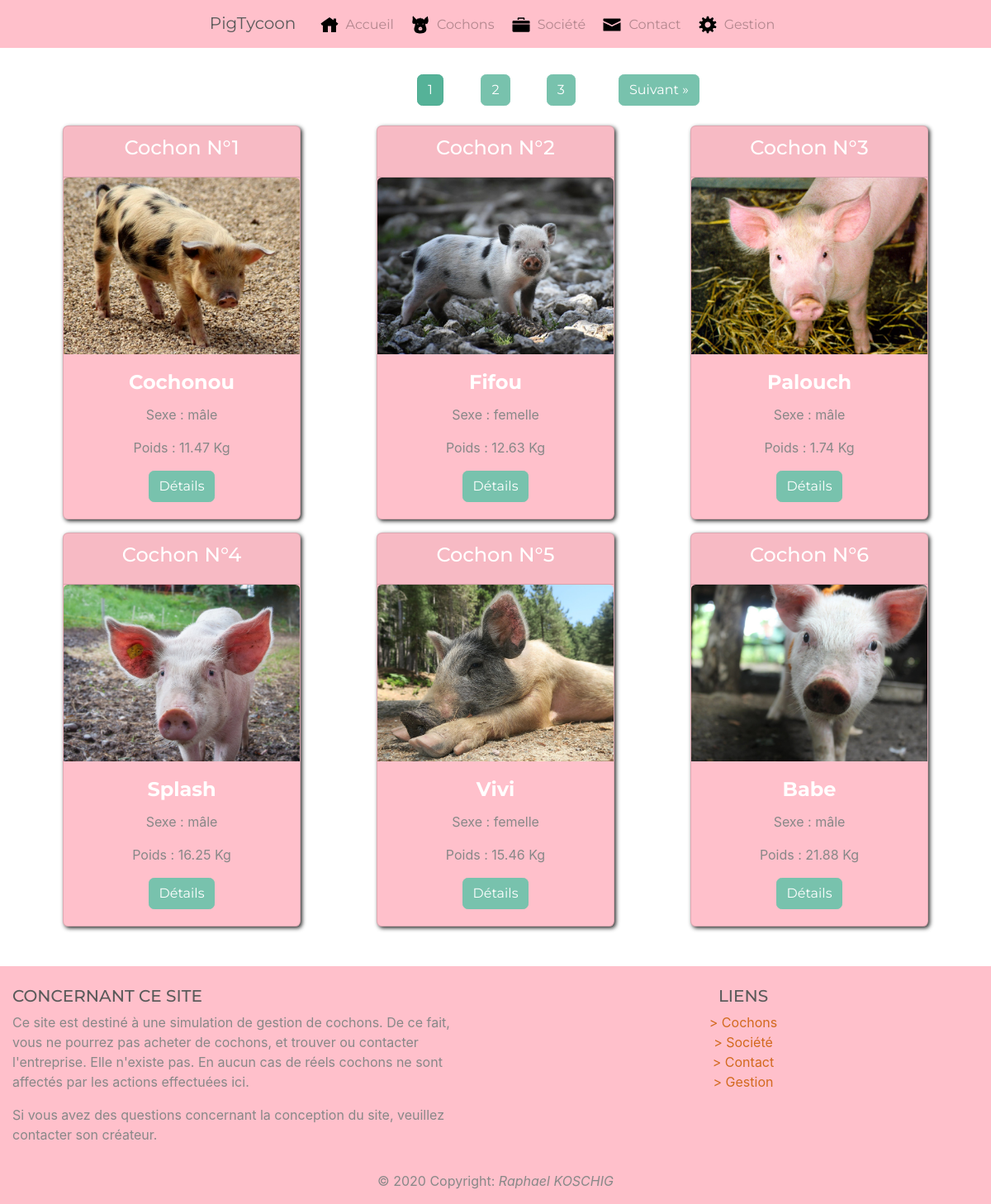
The page /index.php?action=listPigs&page=1 on the database as committed earlier.
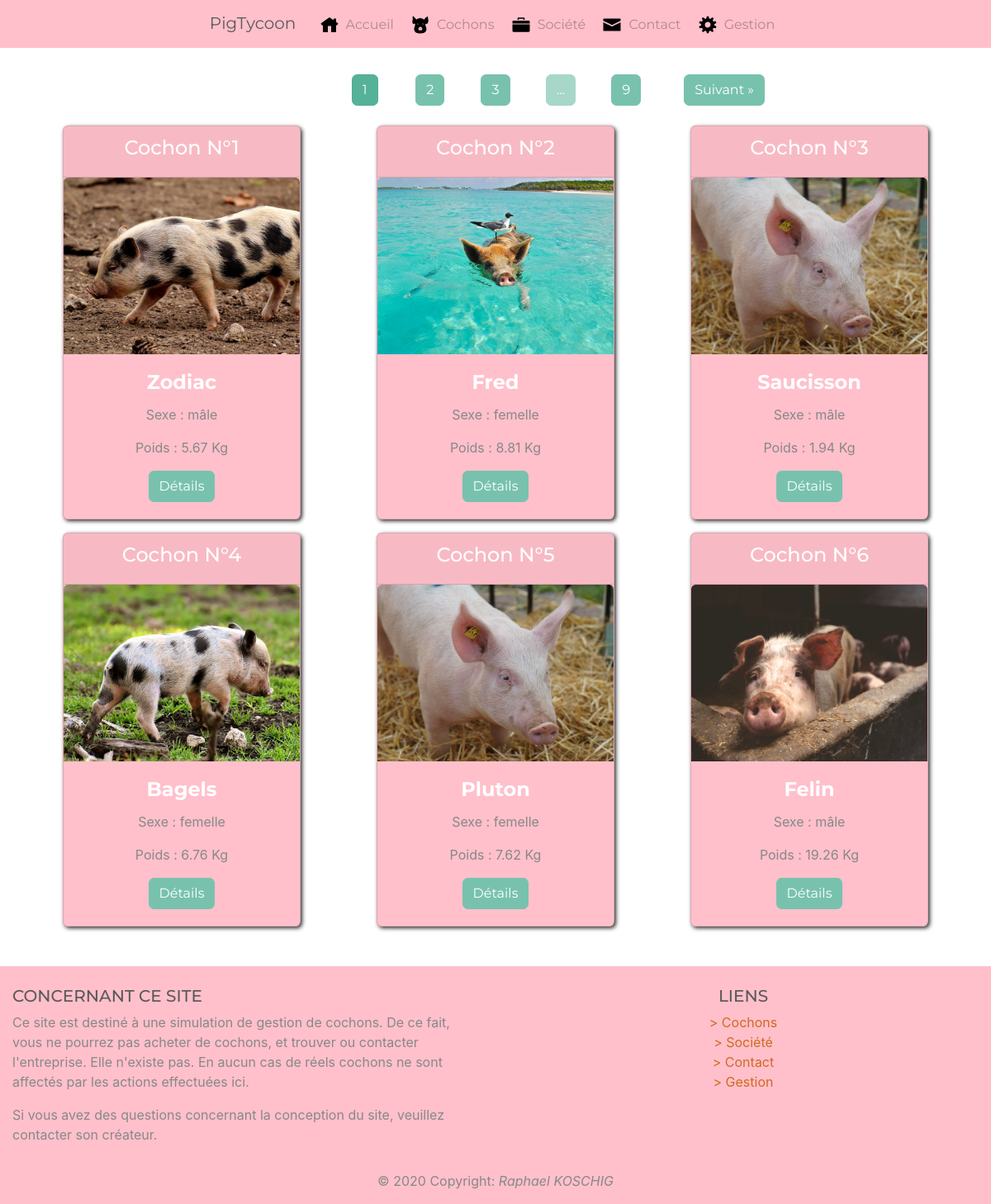
The same page on the database as committed later.
### tables this page shows
CREATE TABLE IF NOT EXISTS `pig` (
  `id_pig` int(11) NOT NULL AUTO_INCREMENT,
  `name_pig` varchar(100) NOT NULL,
  `sex_pig` tinyint(4) NOT NULL,
  `weight_pig` decimal(7,3) NOT NULL,
  `mother_pig` int(11) DEFAULT NULL,
  `father_pig` int(11) DEFAULT NULL,
  `birthdate_pig` datetime DEFAULT NULL,
  `deathdate_pig` datetime DEFAULT NULL,
  `state_pig` tinyint(4) NOT NULL DEFAULT '1',
  `thumbnail_pig` int(11) NOT NULL,
  `updated_at_pig` datetime DEFAULT NULL,
  PRIMARY KEY (`id_pig`),
  KEY `fk_pig_thumbnail` (`thumbnail_pig`)
);

CREATE TABLE IF NOT EXISTS `photo` (
  `id_photo` int(11) NOT NULL AUTO_INCREMENT,
  `name_photo` varchar(30) NOT NULL,
  PRIMARY KEY (`id_photo`)
);

CREATE TABLE IF NOT EXISTS `sex` (
  `id_sex` int(11) NOT NULL,
  `type_sex` varchar(100) NOT NULL,
  PRIMARY KEY (`id_sex`)
);

### controllers/frontoffice.php (called while the page is built, shortened)
<?php
require_once('models/Manager.php');
require_once('models/PigManager.php');
function listPigs()
{
    $numpage = (!empty($_GET['page']) ? $_GET['page'] : 1);
    $limite = 6;
    $debut = ($numpage - 1) * $limite;
    $pigManager = new PigManager;
    if (isset($_POST['selectSex']) && isset($_POST['selectWeight']) && $_POST['selectSex'] != null && $_POST['selectWeight'] != null) {
        $sex = $_POST['selectSex'];
        $weight = $_POST['selectWeight'];
        $pigs = $pigManager->getPageOf6PigsSorted($_POST['selectSex'], $_POST['selectWeight'], $debut, $limite);
        $pigtest = ($pigManager->getNumberOfPigsSorted($_POST['selectSex'], $_POST['selectWeight']))['total_alive_pigs'];
        $pageLimite = (($pigManager->getNumberOfPigsSorted($_POST['selectSex'], $_POST['selectWeight']))['total_alive_pigs'] / $limite);
    } else {
        $pigs = $pigManager->getPageOf6Pigs($debut, $limite);
        $pageLimite = (($pigManager->getNumberOfPigs())['total_alive_pigs'] / $limite);
    }
    require('views/frontoffice/listPigs.php');
}

### models/Manager.php (called while the page is built)
<?php
class Manager
{
    protected function dbConnect()
    {
        $db = new PDO('mysql:host=localhost;dbname=pigtycoon;charset=utf8', 'root', '');
        return $db;
    }
}

### models/PigManager.php (called while the page is built, shortened)
<?php
class PigManager extends Manager
{
    private $db;
    public function __construct()
    {
        $this->db = $this->dbConnect();
    }
    function getPageOf6Pigs($debut, $limite)
    {
        $req = $this->db->prepare('SELECT
                           id_pig, name_pig, type_sex,
                           weight_pig, mother_pig, father_pig,
                           DATE_FORMAT(birthdate_pig, \'%d/%m/%Y à %Hh%imin\') AS birthdate_pig,
                           DATE_FORMAT(deathdate_pig, \'%d/%m/%Y à %Hh%imin\'),
                           state_pig, name_photo
                           FROM pig
                           LEFT JOIN photo
                           ON photo.id_photo = pig.thumbnail_pig
                           LEFT JOIN sex
                           ON pig.sex_pig = sex.id_sex
                           WHERE state_pig = 1
                           ORDER BY id_pig
                           LIMIT :debut, :limite;');
        $req->bindValue('debut', $debut, PDO::PARAM_INT);
        $req->bindValue('limite', $limite, PDO::PARAM_INT);
        $req->execute();
        return $req;
    }
    function getNumberOfPigs()
    {
        $req = $this->db->query('SELECT
                           COUNT(*) AS total_alive_pigs
                           FROM pig
                           WHERE state_pig = 1;');
        $row = $req->fetch();
        return $row;
    }
}

### views/frontoffice/listPigs.php (the view, shortened to what this page needs)
<div class="container container-basic">
    <?php require('views/components/listPigs/paginator.php'); ?>
    <div class="row row-cols-1 row-cols-md-3 row-cols-lg-3 row-cols-xl-3 justify-content-center">
        <?php
        while ($pig = $pigs->fetch()) {
        ?>
            <div class="col d-flex justify-content-center">
                <div class="card text-white bg-primary mb-3" style="max-width: 18rem;">
                    <div class="card-header text-center">
                        <h4>Cochon N°<?= $pig['id_pig'] ?></h4>
                    </div>
                    <img src="./public/images/photos/<?= $pig['name_photo'] ?>" class="card-img-top" alt="...">
                    <div class="card-body text-center">
                        <h4 class="card-title"><b><?= htmlspecialchars($pig['name_pig']) ?></b></h4>
                        <p class="card-text text-muted">Sexe : <?= $pig['type_sex'] ?></p>
                        <p class="card-text text-muted">Poids : <?= round($pig['weight_pig'], 2) ?> Kg</p>
                        <a href="<?php echo ("index.php?action=pig&id=" . $pig['id_pig']) ?>" class="btn btn-primary">Détails</a>
                    </div>
                </div>
            </div>
        <?php
        }
        ?>
    </div>
</div>
<?php $content = ob_get_clean(); ?>
<?php require('template.php'); ?>

### index.php (shortened to what this page needs)
<?php
require('controllers/frontoffice.php');
try {
    if (isset($_GET['action'])) {
        if ($_GET['action'] == 'listPigs') {
            listPigs();
        }
    }
    else {
        home();
    }
}
catch(Exception $e) {
    echo 'Erreur : ' . $e->getMessage();
}

### views/components/listPigs/paginator.php (shortened to what this page needs)
<?php
function createPagination($numberPage, $actualPage, $weight, $sex){
    if ($numberPage == $actualPage) {
        $active = "active";
    } else {
        $active = "";
    }
    echo
    '<div class="col col-1">
        <ul class="pagination">
            <li class="page-item">
                <form action="index.php?action=listPigs&page='.$numberPage.'" method="post">
                    <input type="hidden" name="selectWeight" value="'.$weight.'" />
                    <input type="hidden" name="selectSex" value="'.$sex.'" />
                    <button type="submit" class="btn btn-primary mb-2 '.$active.'">'.$numberPage.'</button>
                </form>
            </li>
        </ul>
    </div>';
};
function createDisabledPagination(){
    echo
    '<div class="col col-1">
        <ul class="pagination">
            <li class="page-item">
                <form action="" method="post">
                    <button type="submit" class="btn btn-primary mb-2" disabled>...</button>
                </form>
            </li>
        </ul>
    </div>';
}
?>
<div class="row justify-content-center">
    <div class="col col-10">
        <div class="row justify-content-center">
            <div class="col col-2">
            </div>
            <?php
            if (ceil($pageLimite) > 5) {
                createPagination(1, $numpage, $weight, $sex);
                if ($numpage == 1) {
                    createDisabledPagination();
                }
                elseif ($numpage == 2) {
                    createPagination(2, $numpage, $weight, $sex);
                    createPagination(3, $numpage, $weight, $sex);
                    createDisabledPagination();
                }
                elseif ($numpage == 3) {
                    createPagination(2, $numpage, $weight, $sex);
                    createPagination(3, $numpage, $weight, $sex);
                    createPagination(4, $numpage, $weight, $sex);
                    createDisabledPagination();
                }
                elseif ($numpage == ceil($pageLimite) - 2) {
                    createDisabledPagination();
                    createPagination(ceil($pageLimite)-3, $numpage, $weight, $sex);
                    createPagination(ceil($pageLimite)-2, $numpage, $weight, $sex);
                    createPagination(ceil($pageLimite)-1, $numpage, $weight, $sex);
                }
                elseif ($numpage == ceil($pageLimite) - 1) {
                    createDisabledPagination();
                    createPagination(ceil($pageLimite)-2, $numpage, $weight, $sex);
                    createPagination(ceil($pageLimite)-1, $numpage, $weight, $sex);
                }
                elseif ($numpage == ceil($pageLimite)) {
                    createDisabledPagination();
                    createPagination(ceil($pageLimite)-2, $numpage, $weight, $sex);
                    createPagination(ceil($pageLimite)-1, $numpage, $weight, $sex);
                }
                elseif (ceil($pageLimite) > 3) {
                    createDisabledPagination();
                    createPagination($numpage - 1, $numpage, $weight, $sex);
                    createPagination($numpage, $numpage, $weight, $sex);
                    createPagination($numpage + 1, $numpage, $weight, $sex);
                    createDisabledPagination();
                }
                if (ceil($pageLimite) != 1) {
                createPagination(ceil($pageLimite), $numpage, $weight, $sex);
                }
            } else {
                for ($i=1; $i <= ceil($pageLimite); $i++) {
                    createPagination($i, $numpage, $weight, $sex);
                }
            }
 ?>
            <div class="col col-2">
                <ul class="pagination">
                    <?php if ($numpage < $pageLimite) { ?>
                        <li class="page-item">
                            <form action="index.php?action=listPigs&page=<?php echo ($numpage + 1); ?>" method="post">
                                <button type="submit" class="btn btn-primary mb-2" id="">Suivant &raquo;</button>
                            </form>
                        </li>
                    <?php } ?>
                </ul>
            </div>
        </div>
    </div>
</div>

### views/frontoffice/template.php (shortened to what this page needs)
<!DOCTYPE html>
<html lang="fr">
<head>
    <link rel="stylesheet" href="public/css/bootstrap.css">
    <link rel="stylesheet" href="public/css/style.css">
    <link rel="stylesheet" href="//code.jquery.com/ui/1.12.1/themes/base/jquery-ui.css">
    <link rel="stylesheet" href="public/js/colorbox-master/example1/colorbox.css">
    <link rel="stylesheet" type="text/css" href="https://cdn.datatables.net/v/bs4/dt-1.10.20/datatables.min.css" />
    <link rel="stylesheet" href="public/js/image-picker/image-picker.css">
</head>
<body>
<div class="content">
<header>
    <?php require('views/components/header.php'); ?>
</header>
    <?= $content ?>
</div>
    <footer class="footer bg-primary pt-4">
    <?php require('views/components/footer.php'); ?>
</footer>
</body>
</html>

### views/components/header.php (shortened to what this page needs)
<div id="mainmenu">
  <nav class="navbar navbar-expand-lg navbar-light bg-primary justify-content-between">
    <div class="collapse navbar-collapse text-center" id="navbarSupportedContent">
      <ul class="navbar-nav">
      <a class="navbar-brand" href="index.php">PigTycoon</a>
        <li class="nav-item">
          <a class="nav-link" href="index.php"><img src="./public/images/icons/home.svg" alt="icône accueil" class="navbar-icons">Accueil</a>
        </li>
        <li class="nav-item">
          <a class="nav-link" href="index.php?action=listPigs"><img src="./public/images/icons/pig.svg" alt="icône cochon" class="navbar-icons">Cochons</a>
        </li>
        <li class="nav-item">
          <a class="nav-link" href="index.php?action=society"><img src="./public/images/icons/briefcase.svg" alt="icône société" class="navbar-icons">Société</a>
        </li>
        <li class="nav-item">
          <a class="nav-link" href="index.php?action=contact"><img src="./public/images/icons/envelope.svg" alt="icône contact" class="navbar-icons">Contact</a>
        </li>
        <li class="nav-item">
          <a class="nav-link" href="index.php?action=adminListPigs"><img src="./public/images/icons/gear.svg" alt="icône gestion" class="navbar-icons">Gestion</a>
        </li>
      </ul>
    </div>
  </nav>
</div>

### views/components/footer.php (shortened to what this page needs)
<div class="container-fluid text-center text-md-left">
    <div class="row">
        <div class="col-md-6 mt-md-0 mt-3">
            <h5 class="text-uppercase">Concernant ce site</h5>
            <p>Ce site est destiné à une simulation de gestion de cochons.
                De ce fait, vous ne pourrez pas acheter de cochons, et trouver ou contacter l'entreprise. Elle n'existe pas.
                En aucun cas de réels cochons ne sont affectés par les actions effectuées ici.
            </p>
            <p>Si vous avez des questions concernant la conception du site, veuillez contacter son créateur.</p>
        </div>
        <div class="col-md-6 mb-md-0 mb-3 text-center">
            <h5 class="text-uppercase">Liens</h5>
            <ul class="list-unstyled">
                <li>
                    <a href="index.php?action=listPigs"> > Cochons</a>
                </li>
                <li>
                    <a href="index.php?action=society">> Société</a>
                </li>
                <li>
                    <a href="index.php?action=contact">> Contact</a>
                </li>
                <li>
                    <a href="index.php?action=adminListPigs">> Gestion</a>
                </li>
            </ul>
        </div>
    </div>
</div>
<div class="footer-copyright text-center py-3">© 2020 Copyright:
    <cite>Raphael KOSCHIG</cite>
</div>

### public/css/style.css (style rules this page uses)
.bg-primary { background-color: pink !important; }
html, body { height: 100%; margin: 0; }
body { height: 100%; margin-bottom: 0; background-image: url("../images/others/bg4.jpg") !important; background-size: cover; background-attachment: fixed; }
.content { min-height: 100%; }
.navbar-icons { width: 1.5em; float: left; margin-right: 0.5em; }
.navbar-nav { float:none; margin:0 auto; display: block; text-align: center; }
.navbar-nav > li { display: inline-block; float:none; }
.pagination { width: 100%; text-align: center; }
.pagination li { display: inline-block; margin: 0 auto; }
.card { box-shadow: 2px 2px 5px rgb(44, 44, 44); }
.container-basic { margin-top: 2rem; margin-bottom: 2rem; }
.footer { position: relative; bottom: 0; width: 100%; }
.footer a { font-size: 1rem; color: chocolate; }

Rows that differ between the two databases and show on the page:
changed pig id 1: thumbnail_pig.name_photo: a different picture; name_pig "Cochonou" → "Zodiac"; weight_pig "11.47" → "5.67"
changed pig id 2: thumbnail_pig.name_photo: a different picture; name_pig "Fifou" → "Fred"; weight_pig "12.63" → "8.81"
changed pig id 3: thumbnail_pig.name_photo: a different picture; name_pig "Palouch" → "Saucisson"; weight_pig "1.74" → "1.94"
changed pig id 4: thumbnail_pig.name_photo: a different picture; name_pig "Splash" → "Bagels"; sex.type_sex "mâle" → "femelle"; weight_pig "16.25" → "6.76"
changed pig id 5: thumbnail_pig.name_photo: a different picture; name_pig "Vivi" → "Pluton"; weight_pig "15.46" → "7.62"
changed pig id 6: thumbnail_pig.name_photo: a different picture; name_pig "Babe" → "Felin"; weight_pig "21.88" → "19.26"
Other text that changed with them:
$numberPage: (not shown) → "1 2 3 9"
list line gone: "1"
list line gone: "2"
list line gone: "3"
